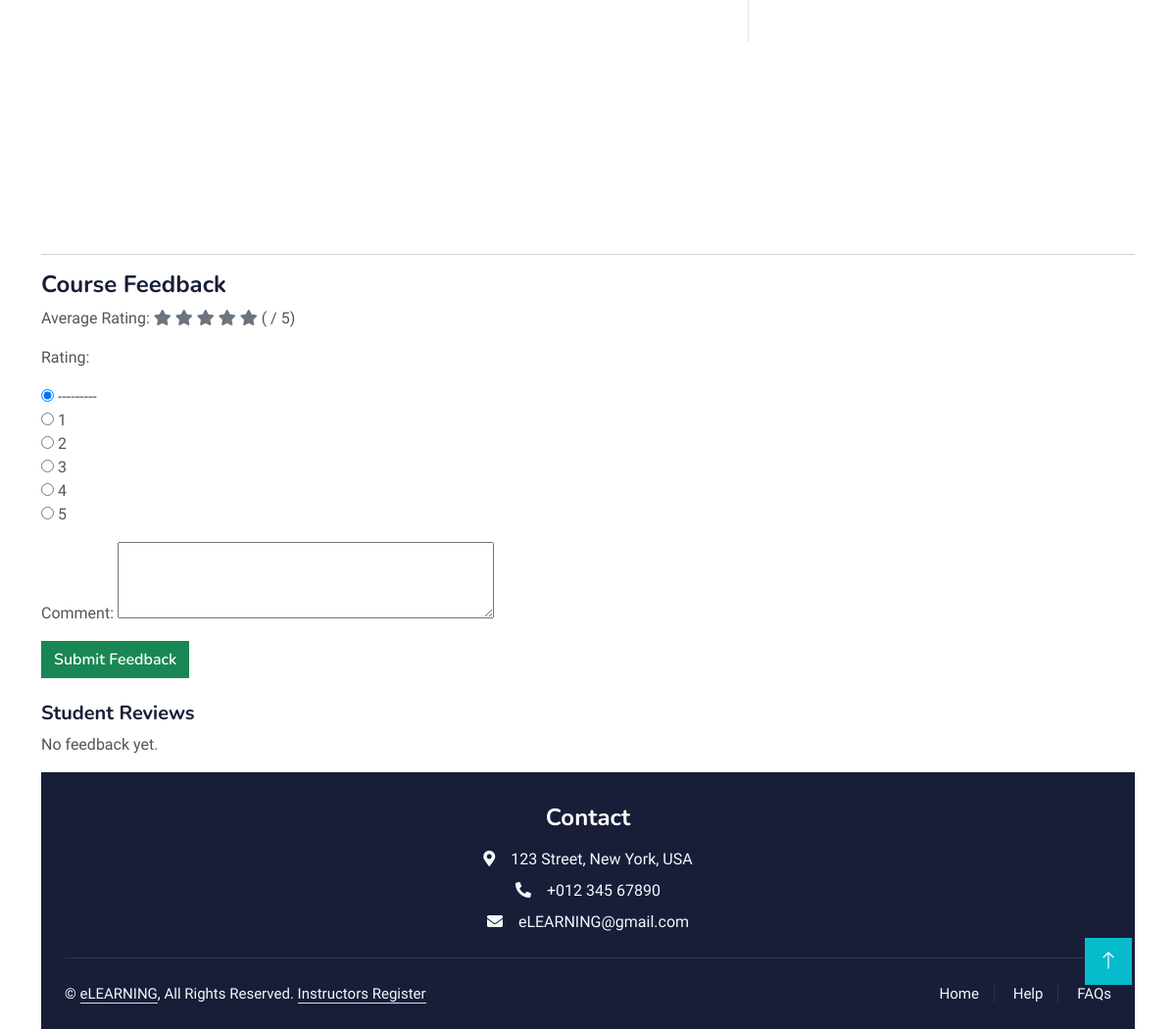
Before: /students/my_course/5 (signed in, lower part) with the older database file.
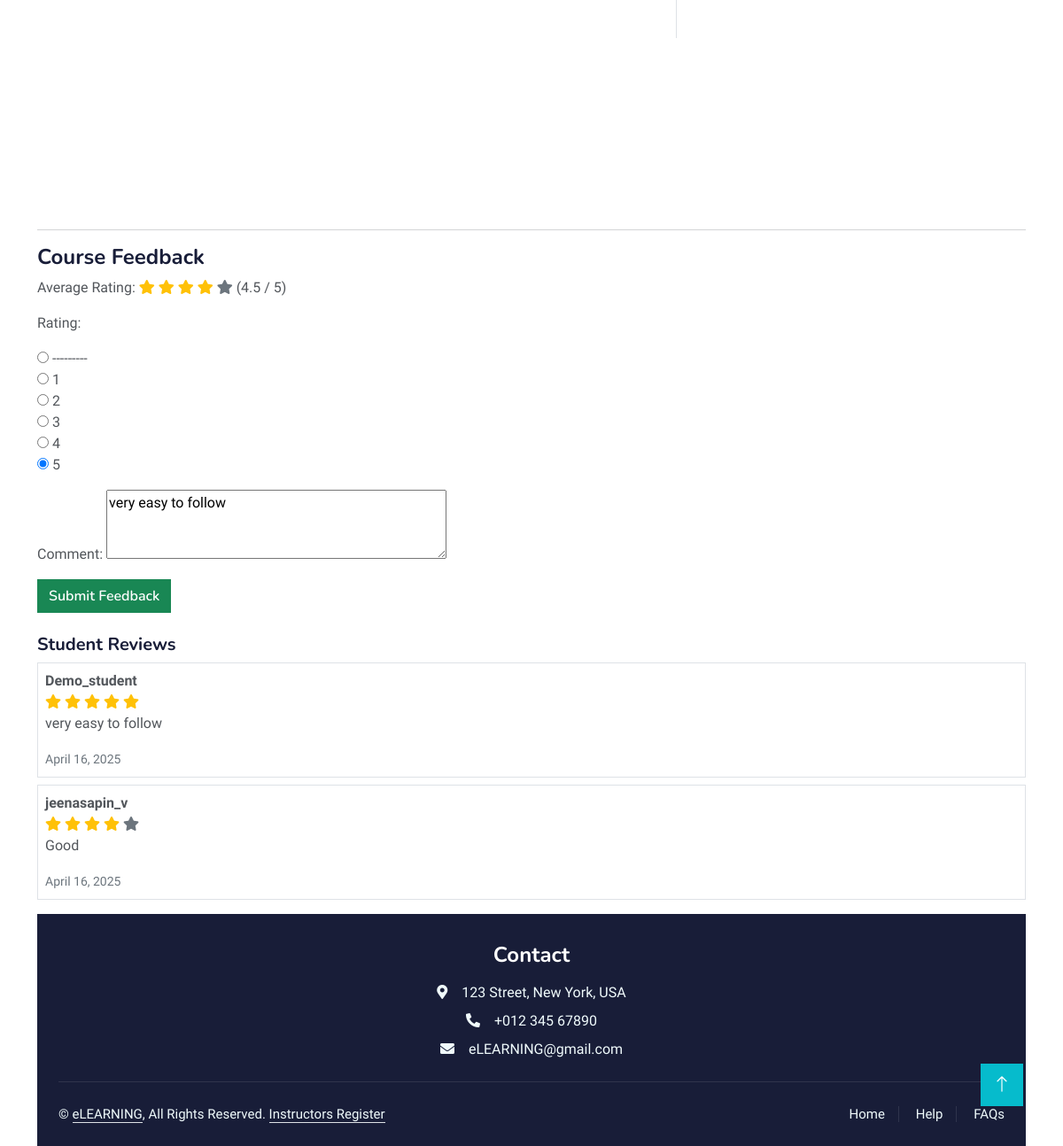
After: the same page with the newer database file.
### courses_app/models.py (models this page shows, shortened)
class Feedback(models.Model):
    course = models.ForeignKey(Course, on_delete=models.CASCADE, related_name='feedbacks')
    user = models.ForeignKey(User, on_delete=models.CASCADE)
    rating = models.IntegerField(choices=[(i, i) for i in range(1, 6)])
    comment = models.TextField(blank=True)
    created_at = models.DateTimeField(auto_now_add=True)
    class Meta:
        unique_together = ['course', 'user']  # one feedback per course per user

### accounts_app/models.py (models this page shows, shortened)
class CustomUser(AbstractUser):
    USER_TYPE_CHOICES = (
        ('student', 'Student'),
        ('instructor', 'Instructor'),
    )
    user_type = models.CharField(max_length=10, choices=USER_TYPE_CHOICES, default='student')
    bio = models.TextField(blank=True, null=True)
    profile_picture = models.ImageField(upload_to='profile_pics/', blank=True, null=True)

### students_app/views.py (the view, shortened to what this page needs)
# urls.py: path('my_course/<int:course_id>',views.my_course,name='my_course'),
@login_required   #enrolled students class and all study materials page
def my_course(request, course_id):
    course = get_object_or_404(Course, id=course_id)
    materials = StudyMaterial.objects.filter(course=course)
    assignments = Assignment.objects.filter(course=course)
    enrolled_courses = Enrollment.objects.filter(student=request.user)
    submissions = StudentSubmission.objects.filter(student=request.user)
    quizzes = course.quiz_set.all()  # Get quizzes for the course
    if not Enrollment.objects.filter(student=request.user, course=course).exists():
        return redirect('students_dashboard')  # Block if not enrolled
    feedbacks = course.feedbacks.all()
    average_rating = feedbacks.aggregate(Avg('rating'))['rating__avg']
    try:
        feedback_instance = Feedback.objects.get(course=course, user=request.user)
        form = FeedbackForm(instance=feedback_instance)
    except Feedback.DoesNotExist:
        feedback_instance = None
        form = FeedbackForm()
    return render(request, 'students_app/my_course.html', {
        'course': course,
        'materials': materials,
        'assignments': assignments,
        'enrolled_courses': enrolled_courses,
        'submissions': submissions,
        'feedbacks': feedbacks,
        'average_rating': average_rating,
        'form': form,
        'quizzes': quizzes,
    })

### courses_app/forms.py
class FeedbackForm(forms.ModelForm):
    class Meta:
        model = Feedback
        fields = ['rating', 'comment']
        widgets = {
            'rating': forms.RadioSelect(choices=[(i, str(i)) for i in range(1, 6)]),
            'comment': forms.Textarea(attrs={'rows': 3}),
        }

### courses_app/models.py (called while the page is built)
    @property
    def file_type(self):
        mime_type, _ = mimetypes.guess_type(self.file.url)
        if mime_type:
            if mime_type.startswith('video'):
                return 'video'
            elif mime_type.startswith('image'):
                return 'image'
            elif mime_type == 'application/pdf':
                return 'pdf'
        return 'other'

### students_app/templates/students_app/my_course.html (shortened to what this page needs)
<!DOCTYPE html>
<html lang="en">
{% extends 'courses_app/layout.html' %}
{% block content %}
<div class="container">
    <div class="container d-flex" style="height: 100vh;">
        <div class="left-panel flex-grow-1 p-3 d-flex align-items-center justify-content-center border-end" style="width: 65%; height: 75vh;">
        </div>
        <div class="right-panel p-3" style="width: 35%; overflow-y: auto;">
        </div>
    </div>
    <hr>
    <h4>Course Feedback</h4>
    <p>
      Average Rating:
      {% for i in "12345"|make_list %}
        {% if forloop.counter <= average_rating|default:0 %}
          <i class="fa fa-star text-warning"></i>
        {% else %}
          <i class="fa fa-star text-secondary"></i>
        {% endif %}
      {% endfor %}
      ({{ average_rating|floatformat:1 }} / 5)
    </p>
    <form method="post">
        {{ form.as_p }}
        <button type="submit" class="btn btn-success">Submit Feedback</button>
    </form>
    <h5 class="mt-4">Student Reviews</h5>
    {% for fb in feedbacks %}
      <div class="border rounded p-2 my-2">
        <strong>{{ fb.user.username }}</strong><br>
        {% for i in "12345"|make_list %}
          {% if forloop.counter <= fb.rating %}
            <i class="fa fa-star text-warning"></i>
          {% else %}
            <i class="fa fa-star text-secondary"></i>
          {% endif %}
        {% endfor %}
        <p>{{ fb.comment }}</p>
        <small class="text-muted">{{ fb.created_at|date:"F j, Y" }}</small>
      </div>
    {% empty %}
      <p>No feedback yet.</p>
    {% endfor %}
{% endblock %}

Changed rows visible on the page:
added Feedback: rating "☐ --------- ☐ 1 ☐ 2 ☐ 3 ☐ 4 ☑ 5", comment "very easy to follow", user.username "Demo_student", created_at "April 16, 2025"
added Feedback: user.username "jeenasapin_v", rating 4 (drawn), comment "Good", created_at "April 16, 2025"
Other visible differences:
{{ average_rating|floatformat:1 }}: (not shown) → "4.5"
form field rating: "☑ --------- ☐ 1 ☐ 2 ☐ 3 ☐ 4 ☐ 5" → (not shown)
text no longer shown: "No feedback yet."
